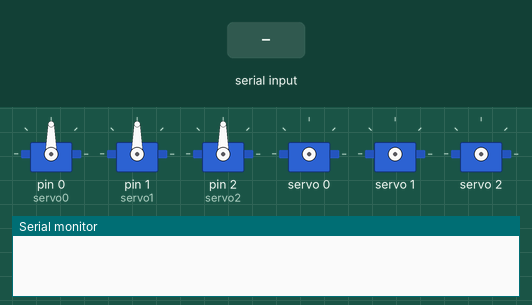
Simulated run of this sketch. Board: Arduino Uno, built with avr-gcc and run on an emulated ATmega328P. Shown: 6 × servo, the last lines printed to the serial monitor. Inputs (shaded band) come from the test bench.

Above: at 1.2 s.
1.3 s: "90,45,200\n" received over Serial
At 1.57 s:
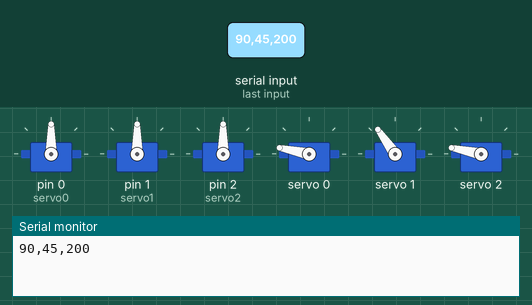
3.1 s: "30,150,10\n" received over Serial
At 4.2 s:
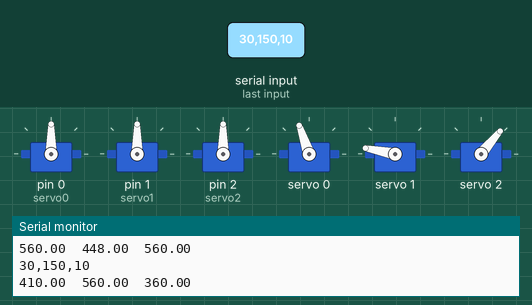
4.9 s: "1,90,45\n" received over Serial
At 5.5 s:
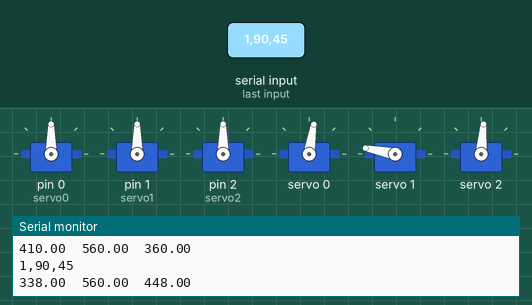
Timing chart, 0 to 7.9 s (numbered marks = the images above; inputs shaded):
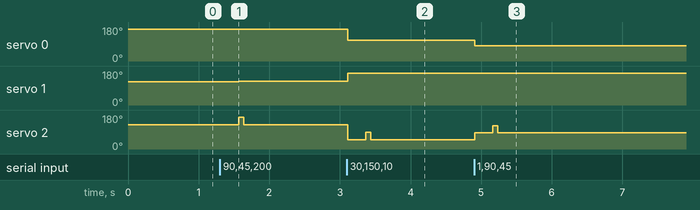

Measured:
- after the input at 1.3 s, servo 1: 124° → 125° after 0.27 s; servo 2: 129° → 168° after 0.27 s, → 129° 0.07 s later
- after the input at 3.1 s, servo 0: 168° → 109° at once; servo 1: 125° → 168° at once, → 169° 0.25 s later; servo 2: 129° → 50° at once, → 89° 0.25 s later, → 50° 0.07 s later
- after the input at 4.9 s, servo 0: 109° → 81° at once; servo 1: 169° → 168° at once, → 169° 0.25 s later; servo 2: 50° → 85° at once, → 124° 0.25 s later, → 85° 0.07 s later

The sketch:

xylo-microcontroller.ino
```cpp
#include <LiquidCrystal.h>

#define METAL 1

#if defined PLASTIC
#define SERVOMIN  140// this is the 'minimum' pulse length count (out of 4096)
#define SERVOMAX  540// this is the 'maximum' pulse length count (out of 4096)
#elif defined METAL
#define SERVOMIN  112// this is the 'minimum' pulse length count (out of 4096)
#define SERVOMAX  560// this is the 'maximum' pulse length count (out of 4096)
#endif

#define NUM_MOTORS 3 // for now we only use two joints simultaneously
#define LEFTEND -90 // for calibration?
#define RIGHTEND 90 // for calibration?

#include <string.h>
#include <stdlib.h>
#include <Servo.h>
#include <Wire.h>
#include <Adafruit_PWMServoDriver.h>

float incoming[NUM_MOTORS]; //buffer
float pwmvalue[NUM_MOTORS]; //buffer
float calib[NUM_MOTORS]; // used to calibrate offsets
byte i = 0;
char record[100];
char recvchar;
byte indx = 0;
Adafruit_PWMServoDriver pwm = Adafruit_PWMServoDriver();

Servo servo0;
Servo servo1;
Servo servo2;

void setup()
{
  Serial.begin(9600);
  pwm.begin();
  pwm.setPWMFreq(60);
  delay(10);
  zeroCalib();
  // offsets of angular positions to be determined by students for each motor
  setCalib(0,0); // offset for motor 0
  setCalib(1,0); // offset for motor 1
  setCalib(2,0); // offset for motor 2
  servo0.attach(0);
  servo1.attach(1);
  servo2.attach(2);
  while(!Serial);
}

// main function
// receives bytes from Serial communication
// If full data packages is received, values are extracted
// If data package is correct, motor positions are being updated
void loop()
{

    if (Serial.available())
    {
        recvchar = Serial.read();
        if (recvchar != '\n')
        {
            record[indx++] = recvchar;
        }
        else if (recvchar == '\n')
        {
          record[indx] = '\0';
          indx = 0;
          Serial.println(record);
          getData(record); // extract motor positions from data package
          writeToMotor(); // write pwm values to motor
          printData(pwmvalue); // for bebugging send pwm values to monitor
        }
    }

}

// extract data from data packages
// expected format: VALUE KOMMA VALUE \n
void getData(char record[])
{
    i = 0;
    char *index = strtok(record, ",");
    while(index != NULL)
    {
        incoming[i++] = atof(index);
        index = strtok(NULL, ",");
    }
}

// update servo motor positions
void writeToMotor()
{
  int lastHitValue = 0;
    if(i == NUM_MOTORS)
    {
for (byte j = 0 ; j < NUM_MOTORS ; j++)
        {
          incoming[j] += calib[j];
          pwmvalue[j] = map(incoming[j],LEFTEND,RIGHTEND,SERVOMIN,SERVOMAX);
          // do not remove this safety function to avoid hardware damages
          pwmvalue[j] = constrain(pwmvalue[j],SERVOMIN,SERVOMAX);

          if(j==2){
            pwm.setPWM(j, 0, pwmvalue[j]-100); // function by Adafruit library
          }
          else{
            pwm.setPWM(j, 0, pwmvalue[j]); // function by Adafruit library
          }
        }

        delay(250);

        for (byte j = 0 ; j < NUM_MOTORS ; j++)
        {
          incoming[j] += calib[j];
          pwmvalue[j] = map(incoming[j],LEFTEND,RIGHTEND,SERVOMIN,SERVOMAX);
          // do not remove this safety function to avoid hardware damages
          pwmvalue[j] = constrain(pwmvalue[j],SERVOMIN,SERVOMAX);
          if(j==1){
           pwm.setPWM(j, 0, pwmvalue[j]+3); // function by Adafruit library
          }
          else{
           pwm.setPWM(j, 0, pwmvalue[j]); // function by Adafruit library
          }

          if(j==2){
            delay(70);
            lastHitValue = pwmvalue[j];
            pwm.setPWM(2, 0, lastHitValue - 100);
          }
        }

    }
    else
    {
        Serial.println("Enter correct number of values separated by commas!");
    }

}

void writeToMotor(int j,double pwmvalue)
{
          pwmvalue += calib[j];
          pwmvalue = map(pwmvalue,-90,90,SERVOMIN,SERVOMAX);
          // do not remove this safety function to avoid hardware damages
          pwmvalue = constrain(pwmvalue,SERVOMIN,SERVOMAX);
          pwm.setPWM(j, 0, pwmvalue); // function by Adafruit library
          delay(10);
}

// Print data
void printData(float data[])
{
    for (byte j = 0 ; j < NUM_MOTORS ; j++)
    {
      Serial.print(data[j]);
      Serial.print('\t');
    }
    Serial.println();
}

// Initialize all calibration values to zero
void zeroCalib()
{
    for (byte j = 0 ; j < NUM_MOTORS ; j++)
      calib[j] = 0;
}

// Update calibration value
void setCalib(int motor,int val)
{
    if(motor < NUM_MOTORS)
        calib[motor] = val;
    else
       Serial.println("Enter a valid motor number");
}
```
